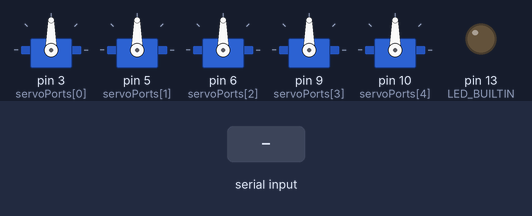
A sketch run on a simulated Arduino Uno, built with avr-gcc and run on an emulated ATmega328P. Shown: 5 × servo, output pins drawn as LEDs (lit = HIGH). Inputs (shaded band) come from the test bench. What the sketch prints to the serial monitor is not drawn.

Above: at 1.2 s.
1.3 s: ",\n" received over Serial
At 2.0 s:
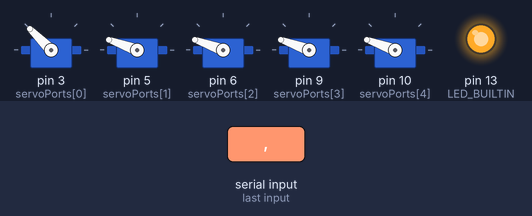
2.8 s: "1\n" received over Serial
At 3.2 s:
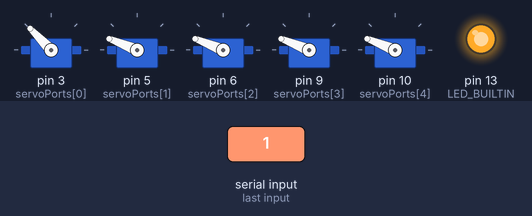
4.3 s: "0\n" received over Serial
At 5.5 s:
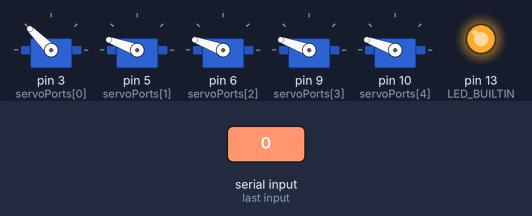
Timing chart, 0 to 7.3 s (numbered marks = the images above; inputs shaded):
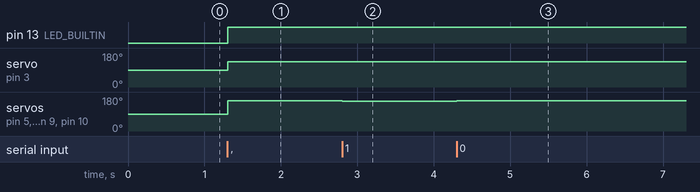

The sketch:

ArduinoCommTest.ino
```cpp
#include <Servo.h>


int servoPorts[5] = {3, 5, 6, 9, 10};
double servoRanges[5][2] = {
  {45, 135}, // thumb
  {20, 160}, // pointer
  {20, 160}, // middle
  {20, 160}, // ring
  {20, 160}  // pinky
};
Servo servos[5];

void setup() {
  // Initialize the motor control pins as output
  pinMode(LED_BUILTIN, OUTPUT);

  // Initialize the Serial communication
  Serial.begin(9600);
  for (int i = 0; i < 5; i++) {
    servos[i].attach(servoPorts[i]);
  }
}

void loop() {
  // Check if there is data available to read
  if (Serial.available() > 0) {
    // Read the incoming data
    String dataPacket = Serial.readStringUntil('\n');
    double fingerCurls[5];
    for (int i = 0; i < 5; i++) {
      if (i < 4) {
        String part = dataPacket.substring(0, dataPacket.indexOf(","));
        dataPacket = dataPacket.substring(dataPacket.indexOf(",") + 1);
        fingerCurls[i] = part.toDouble();
      } else {//last one
        fingerCurls[i] = dataPacket.toDouble();
      }
    }
    // Normalize the data
    for (int i = 0; i < 5; i++) {
      fingerCurls[i] = 1.0-(max(0, min(90, fingerCurls[i]))/90.0); // [0, 1]
    }
    // Control finger (or just light)
    for (int i = 0; i < 5; i++) {
//      if (i != 1) continue; // Only testing pointer finger
      double servoRotation = servoRanges[i][0] /* (min) */ + (servoRanges[i][1]-servoRanges[i][0]) /* (range) */ * fingerCurls[i];
      servos[i].write(servoRotation);
      if (fingerCurls[i] > 0.5) {
        digitalWrite(LED_BUILTIN, HIGH);
      } else {
        digitalWrite(LED_BUILTIN, LOW);
      }
    }
    // Respond w/ ack
    Serial.write("ack");// + (char)(int)servoRotation);
    Serial.flush();
  }
}
```

Measured:
- after the input at 1.3 s, pin 13 (LED_BUILTIN): LOW → HIGH at once; servo on pin 3 (servoPorts[0]): 90° → 135° at once; servo on pin 5 (servoPorts[1]), servo on pin 6 (servoPorts[2]), servo on pin 9 (servoPorts[3]), servo on pin 10 (servoPorts[4]): 90° → 160° at once
- after the input at 2.8 s, servo on pin 3 (servoPorts[0]): 135° → 134° at once; servo on pin 5 (servoPorts[1]), servo on pin 6 (servoPorts[2]), servo on pin 9 (servoPorts[3]), servo on pin 10 (servoPorts[4]): 160° → 158° at once
- after the input at 4.3 s, servo on pin 3 (servoPorts[0]): 134° → 135° at once; servo on pin 5 (servoPorts[1]), servo on pin 6 (servoPorts[2]), servo on pin 9 (servoPorts[3]), servo on pin 10 (servoPorts[4]): 158° → 160° at once
